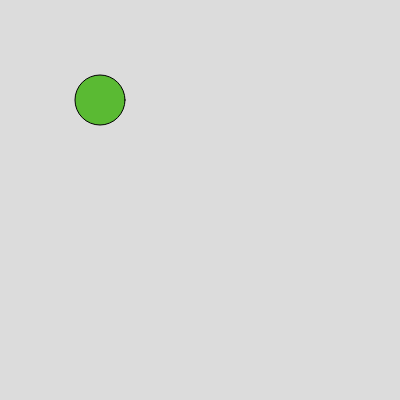
Frame 1 (no input)
Frame 60 (no input): identical to frame 1, image omitted
Frame 120 (the mouse pressed at the canvas centre since frame 60): identical to frame 1, image omitted

The p5.js sketch that drew this single still picture (run headless with seeded random() and noise() and a simulated clock; from frame 60 on, the mouse is pressed at the canvas centre):

// p5.js sketch
// ── sketch.js
function setup() {
  createCanvas(400, 400);
}

function draw() {
  background(220);
  
  fill(90,186,51);
  ellipse(100,100,50)
}
